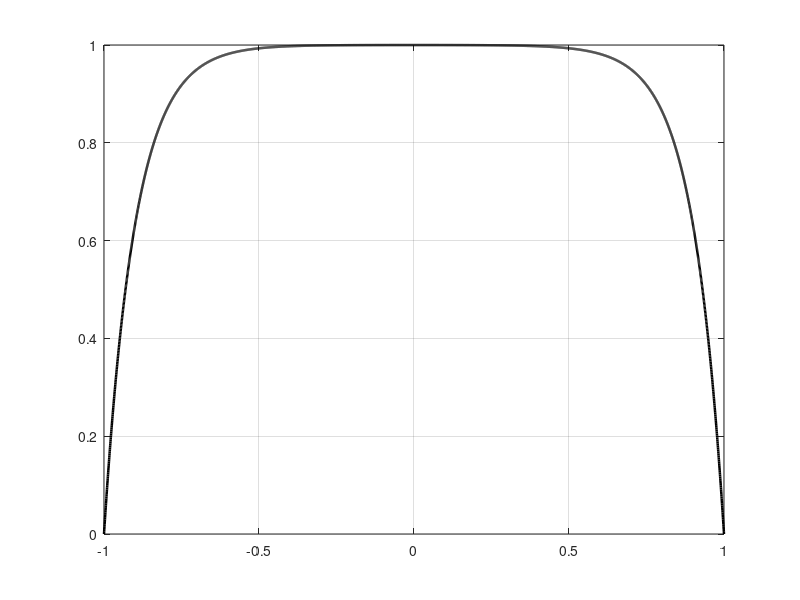

Recreate this plot in MATLAB. (Note: this script raises an error after producing the figure.)
function parteD_TP3()
    eps_list = [1e-2, 1e-3, 1e-10];
    h_list   = [1e-1, 1e-2, 1e-3];

    [xi, wi] = gl10();
    Q.a0 = -1; Q.b0 = +1; Q.x = xi(:); Q.w = wi(:);

    for m = 1:numel(eps_list)
        eps  = eps_list(m);
        aFunc = @(x) eps;
        bFunc = @(x) 1.0;
        fFunc = @(x) 1.0;

        uex = @(x) 1 - cosh(x./sqrt(eps)) ./ cosh(1./sqrt(eps));

        figure; hold on; grid on; box on;

        xfine = linspace(-1,1,4001).';
        plot(xfine, uex(xfine), 'k-', 'LineWidth', 1.8, 'DisplayName', '"Exacta"');

        errs = zeros(numel(h_list),1);

        for j = 1:numel(h_list)
            h  = h_list(j);
            n  = round(2/h);

            gamma = 3;                              % ajusta: 2–6 va bien
            Th.x  = mesh_tanh(n, gamma);
            
            % Th.x = linspace(-1,1,n+1).';

            A  = bilinearFormA(Th, aFunc, bFunc, Q);
            b  = linearformL(Th, fFunc, Q);
            uh = [0; A \ b; 0]; % Dirichlet

            uex = @(x) 1 - cosh(x./sqrt(eps)) ./ cosh(1./sqrt(eps));
            errs(j) = L2error_GL10(Th, uh, uex, Q);

            % Curva
            plot(Th.x, uh, '-', 'DisplayName', sprintf('h=%.3g', h), ...
                 'LineWidth', 1.2, 'MarkerSize', 2);
        end

        xlabel('x'); ylabel('u_h');
        legend('Location','best'); box on;

        fprintf('epsilon = %.3g\n', eps);
        for j = 1:numel(h_list)
            fprintf('  h = %-8.3g   ||u - u_h||_{L2} = %.6e\n', h_list(j), errs(j));
        end
    end
end

function x = mesh_tanh(n, gamma)
    xi = linspace(-1, 1, n+1);
    x  = tanh(gamma*xi) ./ tanh(gamma);
    x(1) = -1; x(end) = 1;
    x = x(:);
end


function [x,w] = gl10()
    x = [ -0.9739065285171717
          -0.8650633666889845
          -0.6794095682990244
          -0.4338837391175581
          -0.1488743389816312
           0.1488743389816312
           0.4338837391175581
           0.6794095682990244
           0.8650633666889845
           0.9739065285171717 ];
    w = [ 0.0666713443086881
          0.1494513491505806
          0.2190863625159820
          0.2692667193099963
          0.2955242247147529
          0.2955242247147529
          0.2692667193099963
          0.2190863625159820
          0.1494513491505806
          0.0666713443086881 ];
end

function E = L2error_GL10(Th, uh, u_exact, Q)
    x = Th.x; n = numel(x)-1;
    a0 = Q.a0; b0 = Q.b0; xi = Q.x; w = Q.w; scale = 1/(b0-a0);
    err2 = 0.0;
    for e = 1:n
        h  = x(e+1) - x(e);
        J  = h * scale;
        for q = 1:numel(xi)
            xq   = x(e) + (xi(q) - a0) * J;
            phi1 = (x(e+1) - xq)/h;
            phi2 = (xq - x(e))/h;
            uhq  = uh(e)*phi1 + uh(e+1)*phi2;
            diff = u_exact(xq) - uhq;
            err2 = err2 + w(q) * J * (diff.^2);
        end
    end
    E = sqrt(err2);
end